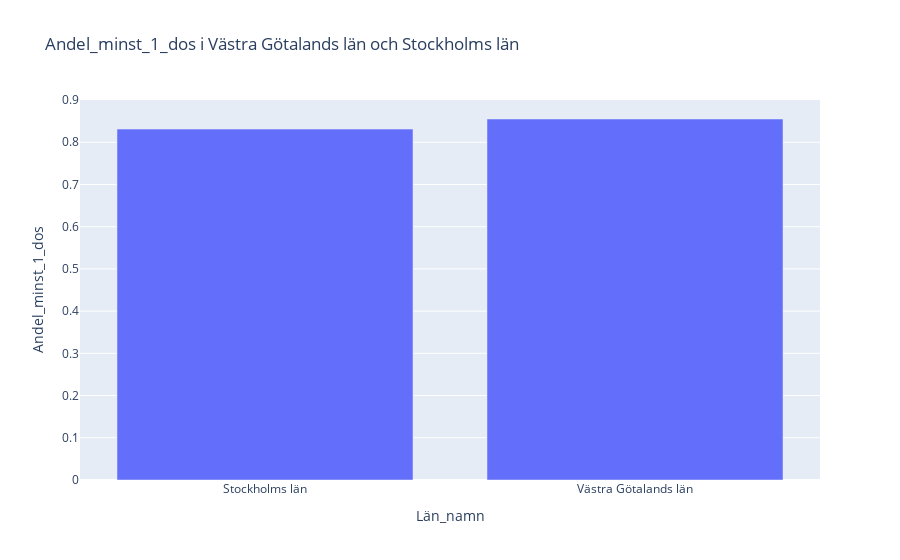
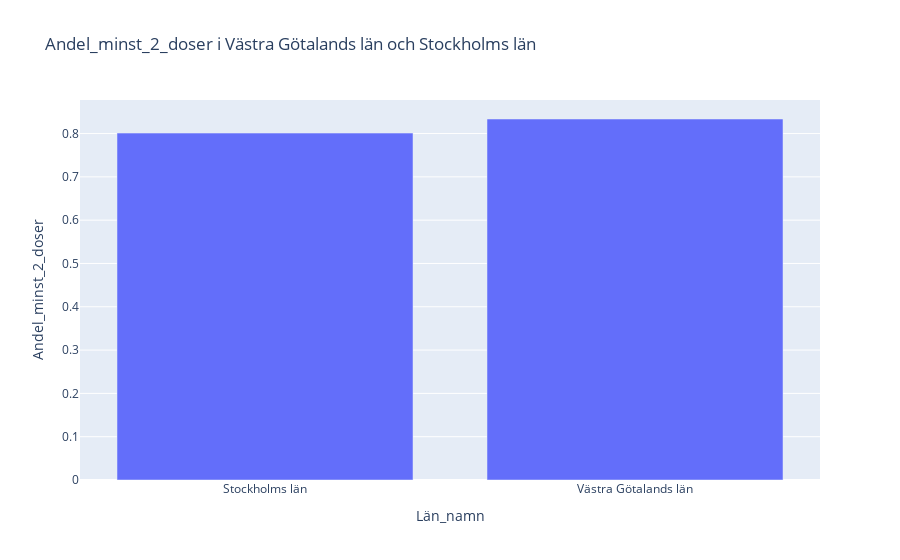
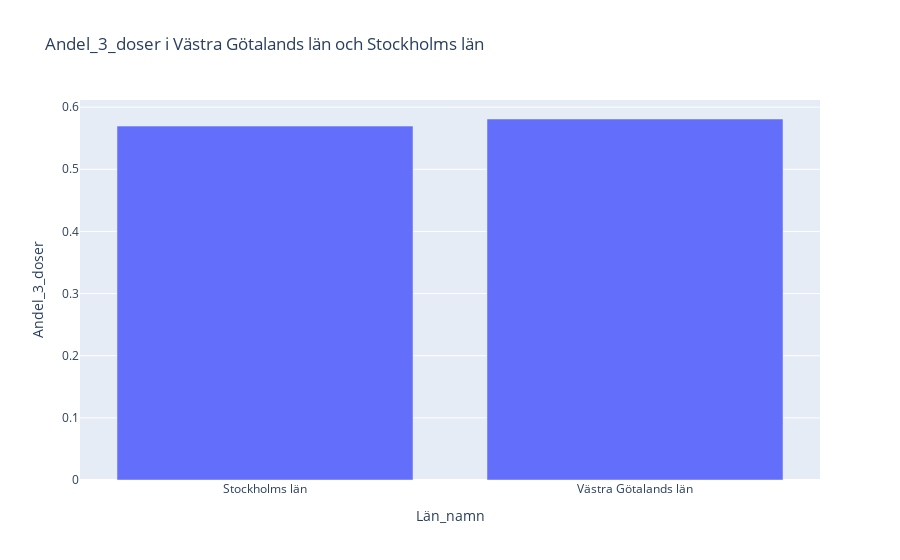

Source (notebook cell) for these figures, in order:
### Code cell
valda_lan = Vaccinerade_kommun_ålder[(Vaccinerade_kommun_ålder['Län_namn'] == 'Västra Götalands län') | (Vaccinerade_kommun_ålder['Län_namn'] == 'Stockholms län')]


grupperade_lan = valda_lan.groupby('Län_namn').sum()
grupperade_lan['Andel_minst_1_dos'] = grupperade_lan['Antal minst 1 dos'] / grupperade_lan['Befolkning']
grupperade_lan['Andel_minst_2_doser'] = grupperade_lan['Antal minst 2 doser'] / grupperade_lan['Befolkning']
grupperade_lan['Andel_3_doser'] = grupperade_lan['Antal 3 doser'] / grupperade_lan['Befolkning']
grupperade_lan['Andel_4_doser'] = grupperade_lan['Antal 4 doser'] / grupperade_lan['Befolkning']

for dos in ['Andel_minst_1_dos', 'Andel_minst_2_doser', 'Andel_3_doser', 'Andel_4_doser']:
    fig = px.bar(grupperade_lan, x=grupperade_lan.index, y=dos, title=f'{dos} i Västra Götalands län och Stockholms län')
    fig.show()

### Figure 1 — Plotly figure (JSON) as saved in the notebook; plotly's stock layout.template omitted (floating-point values rounded to 4 significant figures)
{"data": [{"alignmentgroup": "True", "hovertemplate": "Län_namn=%{x}<br>Andel_minst_1_dos=%{y}<extra></extra>", "legendgroup": "", "marker": {"color": "#636efa", "pattern": {"shape": ""}}, "name": "", "offsetgroup": "", "orientation": "v", "showlegend": false, "textposition": "auto", "type": "bar", "x": ["Stockholms län", "Västra Götalands län"], "xaxis": "x", "y": [0.8312, 0.8551], "yaxis": "y"}], "layout": {"barmode": "relative", "legend": {"tracegroupgap": 0}, "title": {"text": "Andel_minst_1_dos i Västra Götalands län och Stockholms län"}, "xaxis": {"anchor": "y", "domain": [0, 1], "title": {"text": "Län_namn"}}, "yaxis": {"anchor": "x", "domain": [0, 1], "title": {"text": "Andel_minst_1_dos"}}}}

### Figure 2 — Plotly figure (JSON) as saved in the notebook; plotly's stock layout.template omitted (floating-point values rounded to 4 significant figures)
{"data": [{"alignmentgroup": "True", "hovertemplate": "Län_namn=%{x}<br>Andel_minst_2_doser=%{y}<extra></extra>", "legendgroup": "", "marker": {"color": "#636efa", "pattern": {"shape": ""}}, "name": "", "offsetgroup": "", "orientation": "v", "showlegend": false, "textposition": "auto", "type": "bar", "x": ["Stockholms län", "Västra Götalands län"], "xaxis": "x", "y": [0.8011, 0.8336], "yaxis": "y"}], "layout": {"barmode": "relative", "legend": {"tracegroupgap": 0}, "title": {"text": "Andel_minst_2_doser i Västra Götalands län och Stockholms län"}, "xaxis": {"anchor": "y", "domain": [0, 1], "title": {"text": "Län_namn"}}, "yaxis": {"anchor": "x", "domain": [0, 1], "title": {"text": "Andel_minst_2_doser"}}}}

### Figure 3 — Plotly figure (JSON) as saved in the notebook; plotly's stock layout.template omitted (floating-point values rounded to 4 significant figures)
{"data": [{"alignmentgroup": "True", "hovertemplate": "Län_namn=%{x}<br>Andel_3_doser=%{y}<extra></extra>", "legendgroup": "", "marker": {"color": "#636efa", "pattern": {"shape": ""}}, "name": "", "offsetgroup": "", "orientation": "v", "showlegend": false, "textposition": "auto", "type": "bar", "x": ["Stockholms län", "Västra Götalands län"], "xaxis": "x", "y": [0.5695, 0.5809], "yaxis": "y"}], "layout": {"barmode": "relative", "legend": {"tracegroupgap": 0}, "title": {"text": "Andel_3_doser i Västra Götalands län och Stockholms län"}, "xaxis": {"anchor": "y", "domain": [0, 1], "title": {"text": "Län_namn"}}, "yaxis": {"anchor": "x", "domain": [0, 1], "title": {"text": "Andel_3_doser"}}}}
